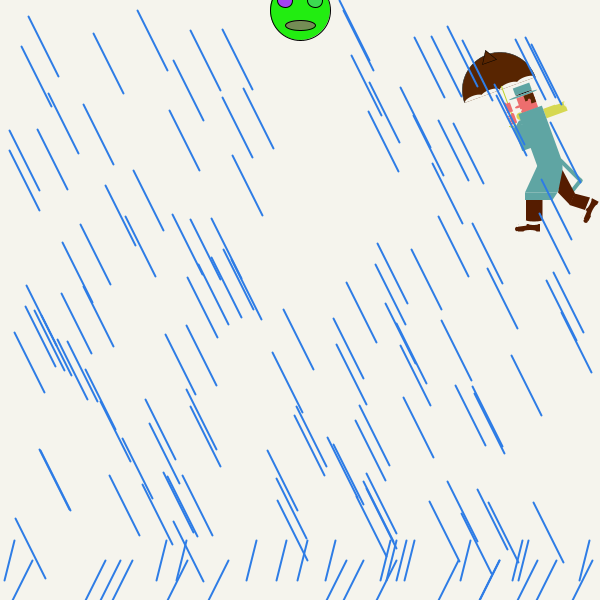
Frame 1 (no input)
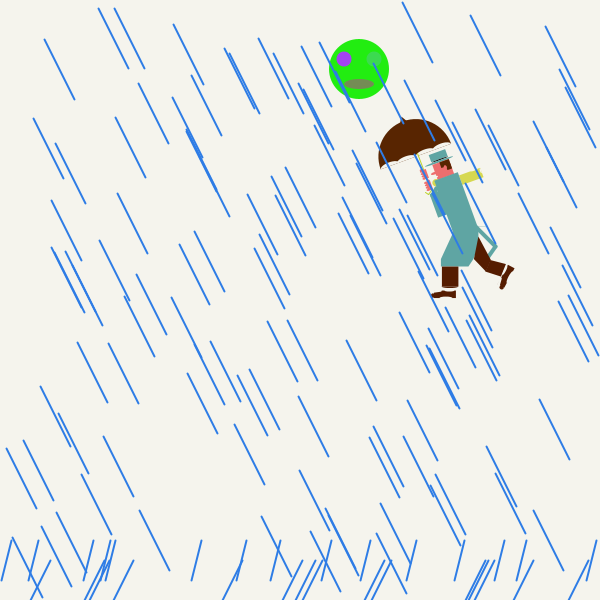
Frame 60 (the mouse pressed at the canvas centre just before this capture)
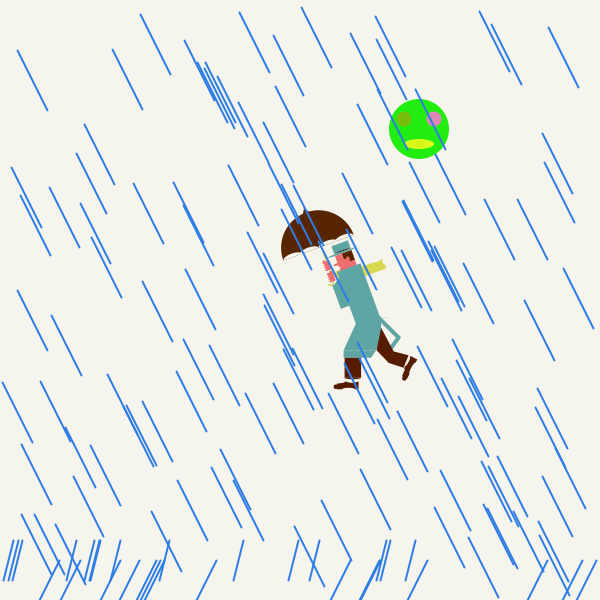
Frame 120 (the mouse held since frame 60 and released just before this capture)

The Processing sketch that drew these frames (run headless with seeded random() and noise(); from frame 60 on, the mouse is pressed at the canvas centre):

// Processing sketch: running_face
// ── running_face.pde
float c,d,x=0, y=0;
float r,g,b,cx,cy;
boolean draw;
color c1,c2,c3, rain_c;
void setup()
{
    size(600,600);
    background(#F5F4ED);
    frameRate(30);
    c1 = color(random(255), random(255), random(255));
    c2 = color(random(255), random(255), random(255));
    c3 = color(random(255), random(255), random(255));
    rain_c = color(random(255),random(255), random(225));
     c=300; 
    d=10;
}

void draw()
{
   background(#F5F4ED);
    pushMatrix();
        fill(#22ED11);
        ellipse(c,d,60,60);
        fill(c1);
        ellipse(c-15,d-10, 15,15);
        fill(c2);
        ellipse(c+15,d-10, 15,15);
        fill(c3);
        ellipse(c,d+15,30,10);
    popMatrix();
   if(d > 0 && d < 300 && c >=300 && c <590)
       {
         d++;
         c++;
       }
   else if(d >= 300 && c >300 && c <= 590)
       {
           d++;
           c--;
       }
   else if(d <= 590 && d > 300 && c <= 300)
       {
        d--;
         c--;
       }
   else 
      {
         d--;
         c++;
      }
      
       pushMatrix();
      translate(x,y);  //important to make body move forward
      translate(500,90);  //origin at 100,100
      scale(.5);
      rotate(-PI/9);    //rotate when done with verical
      //x=50; y=150;
      
      
      //translate(x,y);
      fill(#582501); //fill brown
      //arc(x,y,150,150,PI,2*PI);
      arc(0,0,150,150,PI,2*PI);  //big arc
      triangle(-15,-60, 0 , -85, +15, -60); //top of umbrella
      noStroke();
      
      fill(#F5F4ED);  //fill color backgound
      //noStroke();
      //arc(x-55,y, 39, 15, PI, 2*PI);
      //arc(x-20,y, 40, 15, PI, 2*PI);
      //arc(x+20,y, 40, 15, PI, 2*PI);
      //arc(x+55,y, 39, 15, PI, 2*PI);
      //small arc at background color for waving 
      arc(-55,0, 39, 15, PI, 2*PI);
      arc(-20,0, 40, 15, PI, 2*PI);
      arc(+20,0, 40, 15, PI, 2*PI);
      arc(+55,0, 39, 15, PI, 2*PI);
      
      //draw the handle of the umbrella
      stroke(#BCD329);
      strokeWeight(2);
      //line(x+5, y-5, x+5, y+60);
      line(+5, -5, +5, +75);
      line(+5, +75, -2, +80);
      line(-2, +80, -7, +75);
      noStroke();
      
      //draw the hand of the man
      fill(#ED6E6E);
      rect(0, +54,+10,+19);
      ellipse(+7,+54, 5, 5);
      ellipse(0,+56, 6, 4);
      ellipse(0,+61, 6, 4);
      ellipse(0,+66, 6, 4);
      ellipse(0,+71, 6, 4);
     
      rect(0,30,10,19);
      ellipse(0,+30,5,6);
      ellipse(0,+32,6,4);
      ellipse(0,+37,6,4);
      ellipse(0,+42,6,4);
      ellipse(0,+47,6,4);
      
      //draw hat
      fill(#5FA5A3);  //top 
      rect(+25,+6,35,15);
      fill(0);
      ellipse(+43,+22,35,2);  //the line
      fill(#5FA5A3);
      ellipse(+40,+25,60,4);  //bottom of hat
      
      //draw face
      fill(#ED6E6E);      //match with hand
      rect(+25,+27,35,32);  //face
      ellipse(+23,+44,14,5);//nose
      fill(#F5F4ED);      //fill background color
      ellipse(+23,+52,10,4);//mouth
      fill(#582501);  //hair
      rect(+40,+27,20,12);
      rect(+50,+37,10,10);
      fill(#ED6E6E);  //match with face
      ellipse(+48,+40,6,8);  //ear
      
      //scarf
      fill(#D6D851);
      rect(+68,+65,45,20);
      arc(+20,+63,15,15,PI/2,2*PI-PI/6); 
      fill(#F5F4ED);
      ellipse(+112,+71,3,10);
      ellipse(+100,+65,15,3);
      
      //draw body
      fill(#5FA5A3); //match with hat
      rect(+18,+58,50,130);
      rect(0,+80,20,50);
      strokeWeight(9);
      stroke(#5FA5A3);
      line(+17,+75,+4,+85);
      noStroke();
      
   popMatrix();
   
   pushMatrix();
      translate(x,y);
      translate(500,90);
      scale(.5);
      //lower body
      quad(+140, +140, +80,+140, +50, +205, +115,+205);  
      quad(+115,+205,+50,+205, +50, +220, +105,+220);
      //clear back
      fill(#F5F4ED);
      rect(+125,+140,15,40);
      
      strokeWeight(8);
      stroke(#5FA5A3);
      line(+120,+140,+160,+180);
      line(+160,+180,+145,+200);
      noStroke();
      
      //front leg
      fill(#551C00);
      rect(+52,+220,33,40);//leg
      arc(+68,+260,33,6,0,PI);//curve near leg
      rect(+36,+268, 44,15);//shoe
      ellipse(+34,+278,8,9);//curve in front
      fill(#F5F4ED);
      ellipse(+67,+268, 20,4);//curve for shoe
      strokeWeight(5);
      stroke(#F5F4ED);
      line(+50,+268,+35,+270);//front of shoe
      noStroke();
      fill(#F5F4ED);
      ellipse(+60,+283,26,6);
      
      //back leg
      fill(#551C00);
      quad(+125,+160, +116,+205, +140,+230,+150,+207); 
      quad(+149,+207,+139,+230, +170,+240,+180,+215);
      //shoe  ->reuse the shoe above
      pushMatrix();
          //translate(x,y);
          rotate(-PI/2.9);    //adjust rotation and translate to fit the back leg
          translate(-185,-4);
          rect(36,268, 44,15);//shoe
          ellipse(34,278,8,9);//curve in front
          fill(#F5F4ED);
          ellipse(67,268, 20,4);//curve for shoe
          strokeWeight(5);
          stroke(#F5F4ED);
          line(50,268,35,270);//front of shoe
          noStroke();
          fill(#F5F4ED);
          ellipse(60,283,26,6);
      popMatrix();
   popMatrix();
   
   if(x<-550) x=0;
   x-=random(-1,4);
   if(y<-200 || y>250) y=0;
   y += random(-3,5);
   //Raindrops
   
       //raindrops
        strokeWeight(2);  //create thickness for the raindrop
       // stroke(#3EBFAE);  //fill the color for the raindrop
       stroke(#2E7CE5);
       // fill(#3EBFAE);
       for(int i=0; i<120; i++)
       {
         //rain_c = color(random(255),random(255), random(225));
         cx = random(0, width-30);
         cy = random(height-60);
         line(cx, cy, cx+30, cy+60);  //draw the line - raindrop
       }
       
       //cx+=30;
       //cy+=30;
      // y = height;
       for(int i=0; i<15; i++)
       {
         cx = random(width);
         line(cx,height-20, cx+10, height-60);
         cx = random(width);
         line(cx,height, cx+20, height-40);
       }
       noStroke();
}

void mousePressed()
{
    c1 = color(random(255), random(255), random(255));
    c2 = color(random(255), random(255), random(255));
    c3 = color(random(255), random(255), random(255));
    
   
       
}
